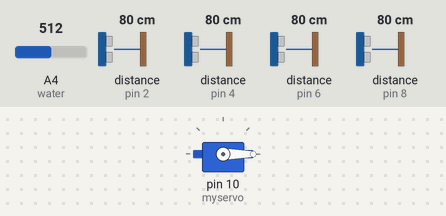
A sketch run on a simulated Arduino Uno, built with avr-gcc and run on an emulated ATmega328P. Shown: servo. Wiring (inferred from the names in the program): 4 × ultrasonic range finder: trigger pin 3, echo pin 2 / trigger pin 5, echo pin 4 / trigger pin 7, echo pin 6 / trigger pin 9, echo pin 8. Inputs (shaded band) come from the test bench; at power-on: distance to the obstacle (sensors on pin 2, pin 4, pin 6, pin 8) 80 cm, A4 (water) = 512. The echo pulse lasts 58.3 µs per cm; what the sketch prints to the serial monitor is not drawn.

Above: at 5.6 s.
5.7 s: distance to the obstacle (sensor on pin 2) set to 2 cm
At 7.4 s:
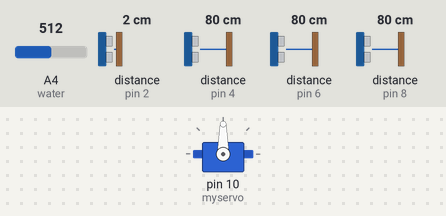
18.0 s: distance to the obstacle (sensor on pin 4) set to 2 cm
At 18.9 s:
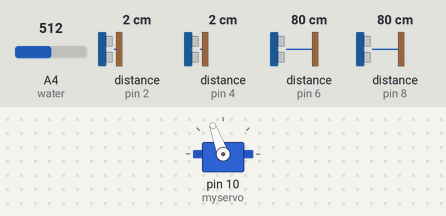
30.3 s: distance to the obstacle (sensor on pin 6) set to 2 cm
At 32.79 s:
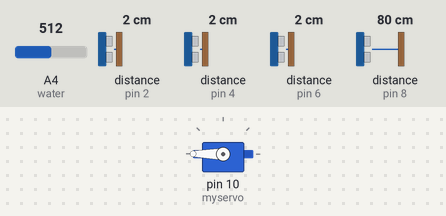
38.7 s: distance to the obstacle (sensor on pin 8) set to 2 cm
47.0 s: distance to the obstacle (sensor on pin 4) set to 35 cm
52.7 s: distance to the obstacle (sensor on pin 2) set to 35 cm
Timing chart, 0 to 58.4 s (numbered marks = the images above; inputs shaded):
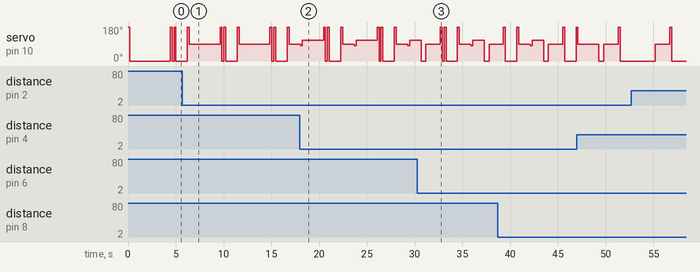

Measured:
- by itself, servo on pin 10 (myservo): repeats every 5.6 s: 110° 2.2 s, 180° 0.20 s, 0° 0.20 s, 180° 0.20 s, 0° 1.2 s, 180° 0.20 s, 90° 1.2 s, 80° 0.20 s

The sketch:

smart_blind_stick_final.ino
```cpp
#include <Servo.h>
Servo myservo;
//int pos = 0;

// left sensor
#define echoPin1 2
#define trigPin1 3

//front sensor
#define echoPin2 4
#define trigPin2 5

//right sensor
#define echoPin3 6
#define trigPin3 7

//dept sensor
#define echoPin4 8
#define trigPin4 9

int water = A4;

long duration1, duration2, duration3, duration4;
int distance1, distance2, distance3, distance4;

void setup() {
  // left sensor
  pinMode(trigPin1, OUTPUT);
  pinMode(echoPin1, INPUT);

  // front sensor
  pinMode(trigPin2, OUTPUT);
  pinMode(echoPin2, INPUT);

  // right sensor
  pinMode(trigPin3, OUTPUT);
  pinMode(echoPin3, INPUT);
  // dept sensor
  pinMode(trigPin4, OUTPUT);
  pinMode(echoPin4, INPUT);

  myservo.attach(10);
  Serial.begin(9600);

}
void loop() {
  myservo.write(90);

  water_sense();
  delay(1000);
  left_sensor();
  delay(1000);
  front_sensor();
  delay(1000);
  right_sensor();
  delay(1000);
  dept_sensor();


}

void water_sense() {
  int a = 0;
  a = analogRead(water);
  if (a >= 30)
  {
    Serial.print("water level is:");
    Serial.println(a);
    myservo.write(180);
    delay(200);
    myservo.write(0);
    delay(200);

  }
}

void dept_sensor() {
  digitalWrite(trigPin4, LOW);
  delayMicroseconds(2);

  digitalWrite(trigPin4, HIGH);
  delayMicroseconds(10);
  digitalWrite(trigPin4, LOW);
  duration4 = pulseIn(echoPin4, HIGH);
  distance4 = duration4 * 0.034 / 2;

  if (distance4 >= 10) {
    Serial.print("dept in range:");
    myservo.write(180);
    delay(200);
    myservo.write(0);
    delay(200);
  }
  else {
    Serial.print ( "dept Sensor  ");
    Serial.print ( distance4);
    Serial.println("cm");
  }

}

void left_sensor() {
  digitalWrite(trigPin1, LOW);
  delayMicroseconds(2);

  digitalWrite(trigPin1, HIGH);
  delayMicroseconds(10);
  digitalWrite(trigPin1, LOW);
  duration1 = pulseIn(echoPin1, HIGH);
  distance1 = duration1 * 0.034 / 2;

  if (distance1 <= 30) {
    Serial.print("left in range:");
    myservo.write(180);
    delay(200);
    myservo.write(90);
    delay(200);
  }
  else {
    Serial.print ( "Left Sensor  ");
    Serial.print ( distance1);
    Serial.println("cm");
  }
}


void front_sensor() {
  digitalWrite(trigPin2, LOW);
  delayMicroseconds(2);

  digitalWrite(trigPin2, HIGH);
  delayMicroseconds(10);
  digitalWrite(trigPin2, LOW);
  duration2 = pulseIn(echoPin2, HIGH);
  distance2 = duration2 * 0.034 / 2;

  if (distance2 <= 28) {
    Serial.print("front in range:");
    myservo.write(80);
    delay(200);
    myservo.write(110);
    delay(200);
  }

  else {
    Serial.print("Front Sensor  ");
    Serial.print(distance2);
    Serial.println("cm");
  }

}
void right_sensor() {
  digitalWrite(trigPin3, LOW);
  delayMicroseconds(2);

  digitalWrite(trigPin3, HIGH);
  delayMicroseconds(10);
  digitalWrite(trigPin3, LOW);
  duration3 = pulseIn(echoPin3, HIGH);
  distance3 = duration3 * 0.034 / 2;

  if (distance3 <= 30) {
    Serial.print("right in range:");
    myservo.write(0);
    delay(500);
    myservo.write(90);
    delay(500);
  }
  else {
    Serial.print("Right Sensor  ");
    Serial.print(distance3);
    Serial.println("cm");
  }
}
```
